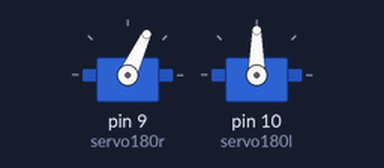
This sketch was run on a simulated Arduino Uno, built with avr-gcc and run on an emulated ATmega328P. Shown: 2 × servo.

Above: at 1.05 s.
At 16.85 s:
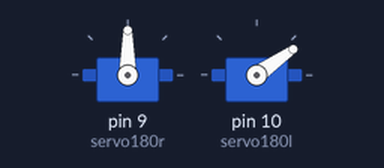
At 22.75 s:
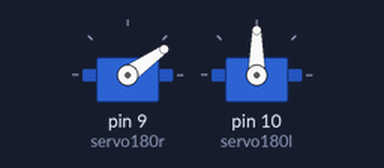
At 28.95 s:
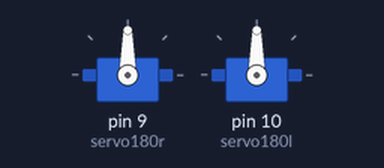
Timing chart, 0 to 37.3 s (numbered marks = the images above):
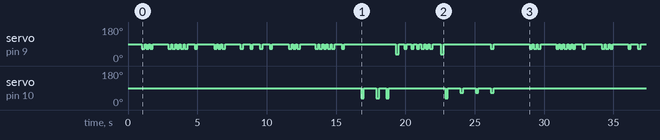

The sketch:

blind_toccata.ino
```cpp
#include <Servo.h>

Servo	servo180r;
Servo	servo180l;
int		lowup = 65;
int		hup = 35;
int		down = 90;
int		mvmt = 200;
int		noire;
int		croche;
int		dbl_croche;
int		blanche;
int   triolet;

void  setup()
{
  croche = noire / 2;
  dbl_croche = noire / 4;
  triolet = noire / 3;
  blanche = noire * 2;
  servo180r.attach(9);
  servo180l.attach(10);
  servo180r.write(90);
  servo180l.write(90);
  delay(1000);
}

void	bothlowup() // both arms low up then down at the same time
{
	servo180r.write(lowup);
	servo180l.write(lowup);
	delay(mvmt);
	servo180r.write(down);
	servo180l.write(down);
  delay(100);
}

void	bothhup() // both arms high up then down at the same time
{
	servo180r.write(hup);
	servo180l.write(hup);
	delay(mvmt);
	servo180r.write(down);
	servo180l.write(down);
  delay(100);
}

void  rlowup() // right arm low up then down
{
  servo180r.write(lowup);
  delay(mvmt);
  servo180r.write(down);
  delay(100);
}

void  llowup() // left arm low up then down
{
  servo180l.write(lowup);
  delay(mvmt);
  servo180l.write(down);
  delay(100);
}

void  rhup() // right arm high up then down
{
  servo180r.write(hup);
  delay(mvmt);
  servo180r.write(down);
  delay(100);
}

void  lhup() // left arm high up then down
{
  servo180l.write(hup);
  delay(mvmt);
  servo180l.write(down);
  delay(100);
}

void	loop()
{
	// 1st move
	rlowup();
	rlowup();
	rlowup();
	delay(1000);
	rlowup();
	rlowup();
	rlowup();
	rlowup();
	rlowup();
	delay(400);
	rlowup();
	delay(1100);

	// 2nd move
	rlowup();
	rlowup();
	rlowup();
	delay(1000);
	rlowup();
	delay(400);
	rlowup();
	delay(400);
	rlowup();
	delay(400);
	rlowup();
	delay(1100);

	// 1st move again
	rlowup();
	rlowup();
	rlowup();
	delay(1000);
	rlowup();
	rlowup();
	rlowup();
	rlowup();
	rlowup();
	delay(400);
	rlowup();
	delay(1100);

	// rising cacaphonie
	lhup();
	delay(800);
	lhup();
	delay(400);
	lhup();
	delay(400);
	rhup();
	delay(300);
	rlowup();
	delay(200);
	rlowup();
	delay(100);
	rlowup();
	delay(50);
	rlowup();
	rlowup();
	rlowup();
	delay(500);
	rhup();
	lhup();
	delay(800);
	llowup();
	delay(800);
	llowup();
	delay(800);
	bothlowup();
	delay(2500);

	// rising turnaround
	// to do
}
```

Measured:
- by itself, servo on pin 9 (servo180r): moves between 35° and 90°, repeating every 28.0 s
- by itself, servo on pin 10 (servo180l): repeats every 28.0 s: 90° 0.90 s, 35° 0.20 s, 90° 0.50 s, 35° 0.20 s, 90° 4.1 s, 35° 0.20 s, 3 × (90° 0.90 s, 65° 0.20 s), 90° 18.4 s, 35° 0.20 s
